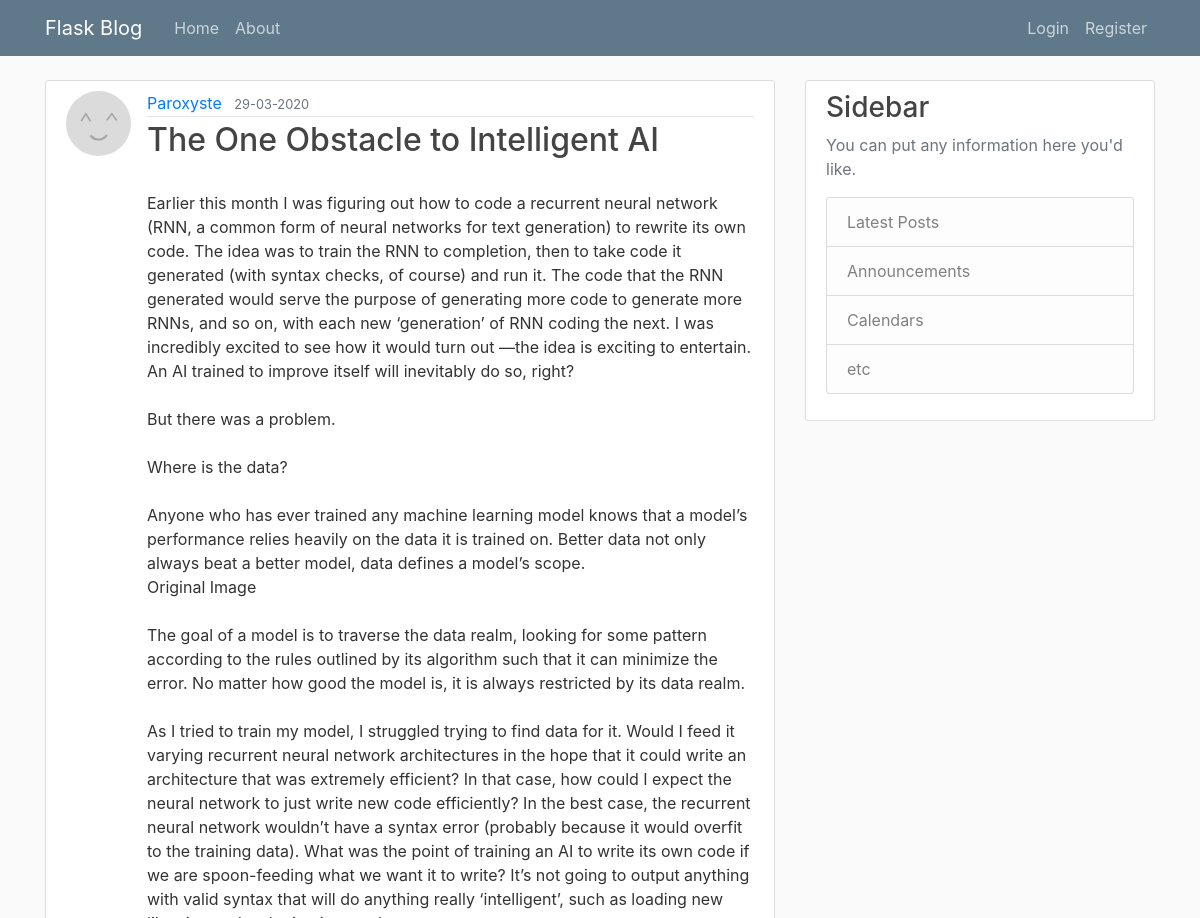
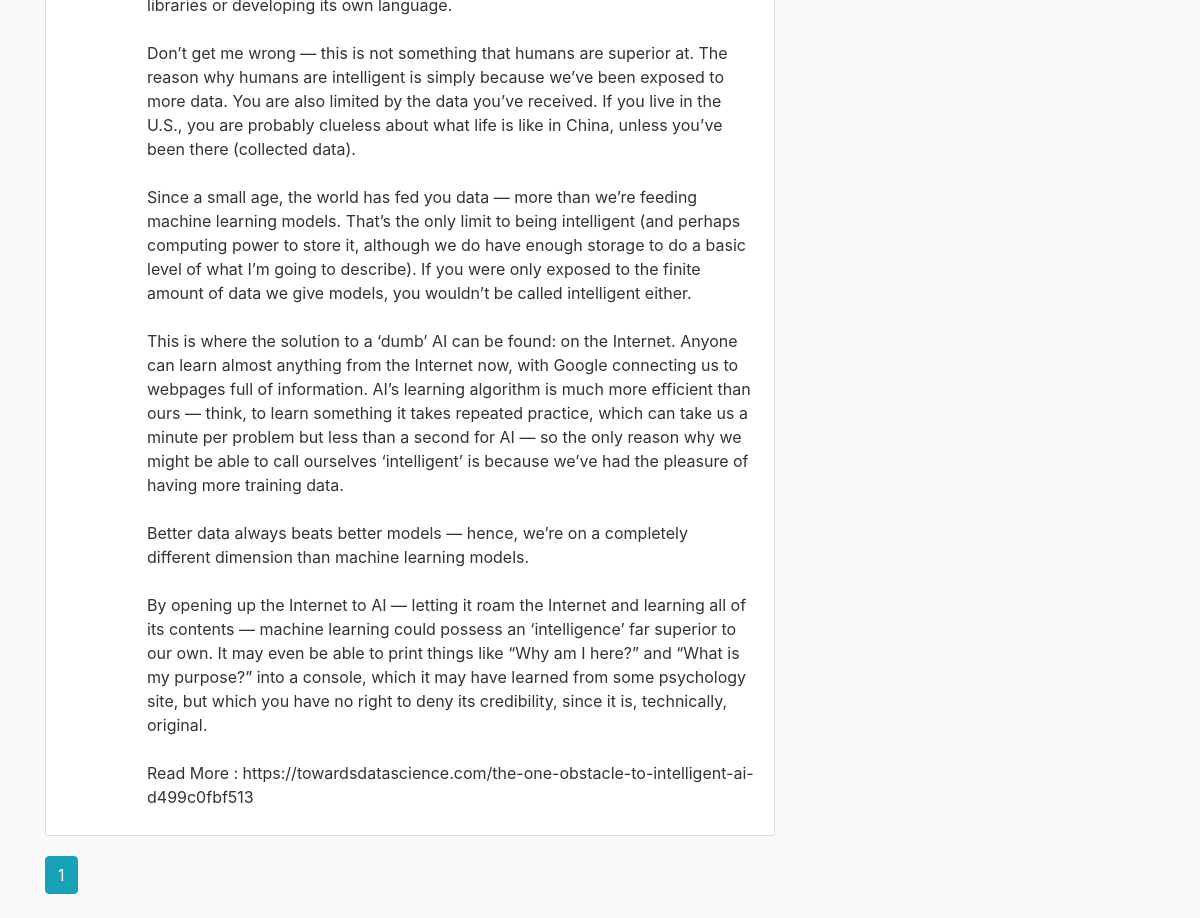
The page /home on the database its author committed (2 pictures, top to bottom).
### app/models.py (models this page shows, shortened)
class Post(db.Model):
    id = db.Column(db.Integer,
                   primary_key = True)
    title = db.Column(db.String(100),
                      nullable = False)
    date_posted = db.Column(db.DateTime,
                            nullable = False,
                            default = datetime.utcnow)
    content = db.Column(db.Text,
                        nullable = False)
    user_id = db.Column(db.Integer,
                        db.ForeignKey('user.id'), nullable = False)

class User(db.Model, UserMixin):
    id = db.Column(db.Integer,
                   primary_key = True)
    username = db.Column(db.String(20),
                         unique = True,
                         nullable = False)
    email = db.Column(db.String(120),
                      unique = True,
                      nullable = False)
    image_file = db.Column(db.String(20),
                           nullable = False,
                           default = 'default.jpg')
    password = db.Column(db.String(60),
                         nullable = False)
    posts = db.relationship('Post',
                            backref = 'author',
                            lazy = True)

### app/main/routes.py (the view)
@main.route("/")
@main.route("/home")
def home():
    page = request.args.get('page', 1, type = int)
    posts = Post.query.order_by(Post.date_posted.desc())\
                      .paginate(page = page, per_page = 5)
    return render_template('home.html',
                           posts = posts)

### app/templates/home.html
{% extends "layout.html" %}
{% block content %}
    {% for post in posts.items %}
        <article class="media content-section">
            <img class="rounded-circle article-img"
                 src="{{ url_for('static', filename='profile_pics/' + post.author.image_file) }}">
            <div class="media-body">
                <div class="article-metadata">
                    <a class="mr-2"
                       href="{{ url_for('users.user_posts', username = post.author.username) }}">
                        {{ post.author.username }}
                    </a>
                    <small class="text-muted">
                        {{ post.date_posted.strftime('%d-%m-%Y') }}
                    </small>
                </div>
                <h2>
                    <a class="article-title"
                       href="{{ url_for('posts.post', post_id = post.id) }}">
                        {{ post.title }}
                    </a>
                </h2>
                <p class="article-content">
                    {{ post.content }}
                </p>
            </div>
        </article>
    {% endfor %}
    {% for page_num in posts.iter_pages(left_edge = 1, right_edge = 1, left_current = 1, right_current = 2) %}
        {% if page_num %}
            {% if posts.page == page_num %}
                <a class="btn btn-info mb-4"
                   href="{{ url_for('main.home', page = page_num) }}">
                    {{ page_num }}
                </a>
            {% else %}
                <a class="btn btn-outline-info mb-4"
                   href="{{ url_for('main.home', page = page_num) }}">
                   {{ page_num }}
                </a>
            {% endif %}
        {% else %}
            ...
        {% endif %}
    {% endfor %}
{% endblock content %}

### app/static/style.css (style rules this page uses)
body { background: #fafafa; color: #333333; margin-top: 5rem; }
h1, h2, h3, h4, h5, h6 { color: #444444; }
.content-section { background: #ffffff; padding: 10px 20px; border: 1px solid #dddddd; border-radius: 3px; margin-bottom: 20px; }
.article-title { color: #444444; }
.article-content { white-space: pre-line; }
.article-img { height: 65px; width: 65px; margin-right: 16px; }
.article-metadata { padding-bottom: 1px; margin-bottom: 4px; border-bottom: 1px solid #e3e3e3 }

### rows shown on the page
Post: image_file (placeholder picture), author.username "Paroxyste", date_posted "29-03-2020", title "The One Obstacle to Intelligent AI", content "Earlier this month I was figuring out how to code a recurrent neural network (RNN, a common form of neural networks for text generation) to rewrite its own code. The idea was to train the RNN to completion, then to take code it generated (with syntax checks, of course) and run it. The code that the RNN generated would serve the purpose of generating more code to generate more RNNs, and so on, with each new ‘generation’ of RNN coding the next. I was incredibly excited to see how it would turn out —the idea is exciting to entertain. An AI trained to improve itself will inevitably do so, right? But there was a problem. Where is the data? Anyone who has ever trained any machine learning model…"

### other values the page prints
{{ page_num }} "1"
